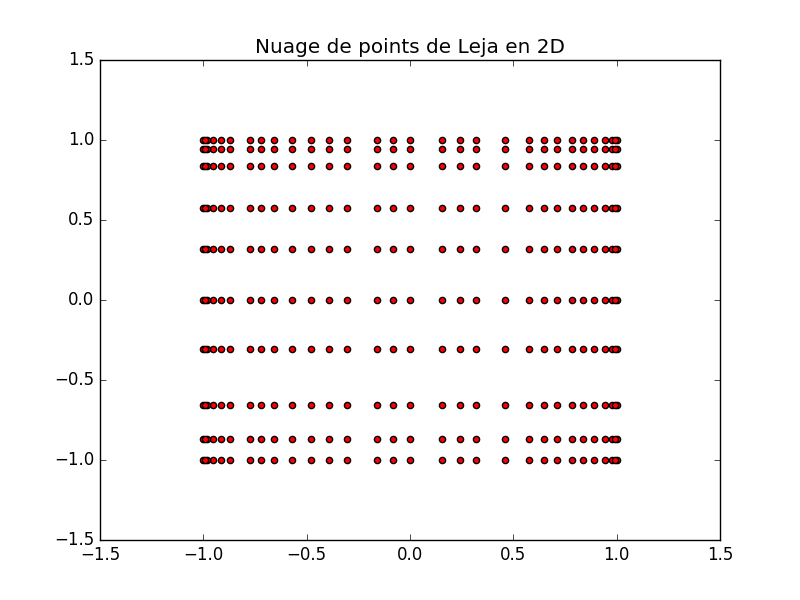

Write Python code to recreate this figure.
from mpl_toolkits.mplot3d import Axes3D # librairie 3D
import matplotlib.pyplot as plt

leja_sequence_file = open( "leja_sequence.txt", "r")
lines = leja_sequence_file.readlines()
leja_sequence_file.close()

leja_sequence_x, leja_sequence_y, leja_sequence_z = [], [], []
values_x, values_y, values_z = [], [], []


nb_leja_points_x = int(lines[0])
for i in range(1,nb_leja_points_x+1):
    values_x.append(float(lines[i]))
offset = nb_leja_points_x+1
nb_leja_points_y = int(lines[offset])
for i in range(1,nb_leja_points_y+1):
    values_y.append(float(lines[i+offset]))
offset = nb_leja_points_x + nb_leja_points_y + 2

if len(lines) > offset:
    nb_leja_points_z = int(lines[offset])
    for i in range(1,nb_leja_points_z+1):
        values_z.append(float(lines[i+offset]))
    for v1 in values_x:
        for v2 in values_y:
            for v3 in values_z:
                leja_sequence_x.append(v1)
                leja_sequence_y.append(v2)
                leja_sequence_z.append(v3)
    fig = plt.figure()
    ax = fig.gca(projection='3d')
    ax.scatter(leja_sequence_x, leja_sequence_y, leja_sequence_z, c='r')
    plt.title('Nuage de points de Leja en 3D')

else:
    for v1 in values_x:
        for v2 in values_y:
            leja_sequence_x.append(v1)
            leja_sequence_y.append(v2)
    plt.scatter(leja_sequence_x, leja_sequence_y, c='r')
    plt.title('Nuage de points de Leja en 2D')

#plt.savefig('leja_sequence.png')
plt.show()
